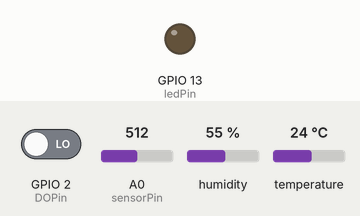
Bench run of a sketch on a simulated ESP8266 (Wemos D1 mini). Parts: output pins drawn as LEDs (lit = HIGH). The test bench sets the inputs (shaded band); at power-on: GPIO 2 (DOPin) LOW, A0 (sensorPin) = 512, humidity 55 %, temperature 24 °C. WiFi joins after 1.5 s; servers stay silent unless stated; no MQTT or app messages arrive unless stated; what the sketch prints to the serial monitor is not drawn.

Above: at 2.7 s.
2.8 s: GPIO 2 (DOPin) driven HIGH
At 3.6 s:
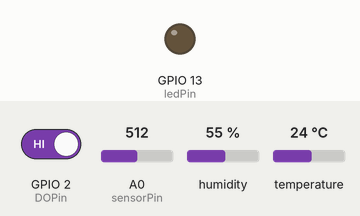
23.0 s: GPIO 2 (DOPin) driven LOW
At 30.9 s:
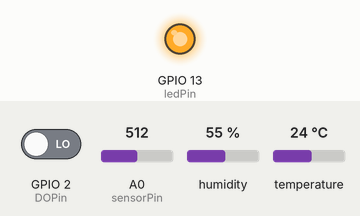
Timing chart, 0 to 32.4 s (numbered marks = the images above; inputs shaded):
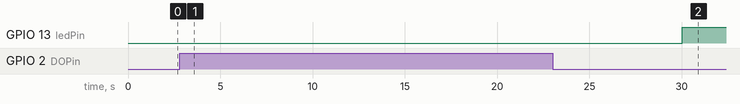

The sketch:

MQTT.ino
```cpp
// Khai báo thư viện Wifi,DHT và MQTT,
#include <ESP8266WiFi.h>
#include <PubSubClient.h>
#include <DHT.h>

//Truy cập wifi raspberry
#define wifi_ssid "utc2hcm"
#define wifi_password "12345678"

//Khai báo address MQTT
#define mqtt_server "10.10.0.1"
//Khai báo port MQTT
#define mqtt_port 1883

//Ở đây nếu ta muốn sử dụng bảo mật cho giao thức thì bỏ chú thích
//#define mqtt_user "pi"
//#define mqtt_password "ch1602023"

//Khai báo tên khách hàng
#define client_name "Client_1"

//Khai báo topic để gửi nhận
#define humidity_topic "Humi"
#define temperature_topic "Temp"
#define gas_topic "Gas"

#define DHTTYPE DHT11
// Chân cắm trên Arduino Wemos
#define DHTPIN  4
#define DOPin 2
#define ledPin 13
#define sensorPin A0

//Khai báo tên thiết bị kết nối MQTT
#define client_name "Client_1"

WiFiClient espClient;
PubSubClient client(espClient);
DHT dht(DHTPIN, DHTTYPE, 11);

void setup() {
  Serial.begin(9600);
  pinMode(DOPin, INPUT);
  pinMode(ledPin, OUTPUT);
  dht.begin();
  setup_wifi();
  client.setServer(mqtt_server, mqtt_port);
}

void setup_wifi() {
  delay(10);
  Serial.println();
  Serial.print("ESP8266 MAC: ");
  Serial.println(WiFi.macAddress());
  Serial.print("Connecting to ");
  Serial.println(wifi_ssid);

  WiFi.begin(wifi_ssid, wifi_password);

  while (WiFi.status() != WL_CONNECTED) {
    delay(500);
    Serial.print(".");
  }

  Serial.println("");
  Serial.println("WiFi connected");
  Serial.println("IP address: ");
  Serial.println(WiFi.localIP());
}

void reconnect() {
  while (!client.connected()) {
    Serial.print("Attempting MQTT connection...");
    if (client.connect(client_name)) {
      Serial.println("connected");
    } else {
      Serial.print("failed, rc=");
      Serial.print(client.state());
      Serial.println(" try again in 5 seconds");
      delay(5000);
    }
  }
}

long lastMsg = 0;
float temp = 0.0;
float hum = 0.0;
int gas = 0;

void loop() {
    if (!client.connected()) {
      reconnect();
    }
    client.loop();
    long now = millis();
    if (now - lastMsg > 15000) {
      lastMsg = now;

      float newTemp = dht.readTemperature();
      float newHum = dht.readHumidity();
      int newGas = analogRead(sensorPin);
      // Đọc dữ liệu trên sensor và gửi lên MQTT Broker
      temp = newTemp;
      Serial.print("New temperature:");
      Serial.println(String(temp).c_str());
      client.publish(temperature_topic, String(temp).c_str(), true);

      hum = newHum;
      Serial.print("New humidity:");
      Serial.println(String(hum).c_str());
      client.publish(humidity_topic, String(hum).c_str(), true);


      gas = newGas;
      Serial.print("New gas:");
      Serial.println(String(gas).c_str());
      client.publish(gas_topic, String(gas).c_str(), true);

      // turn the ledPin on if triggered
      if (digitalRead(DOPin) == HIGH){
      digitalWrite(ledPin, LOW);
      Serial.println("Digital Output = OFF");
      }
      else {
      digitalWrite(ledPin, HIGH);
      Serial.println("Digital Output = ON");
      }
    }
}
```

Measured:
- after the input at 2.8 s, GPIO 13 (ledPin): stays LOW (without the input it goes to HIGH after 12.2 s)
- after the input at 23.0 s, GPIO 13 (ledPin): LOW → HIGH after 7.0 s
